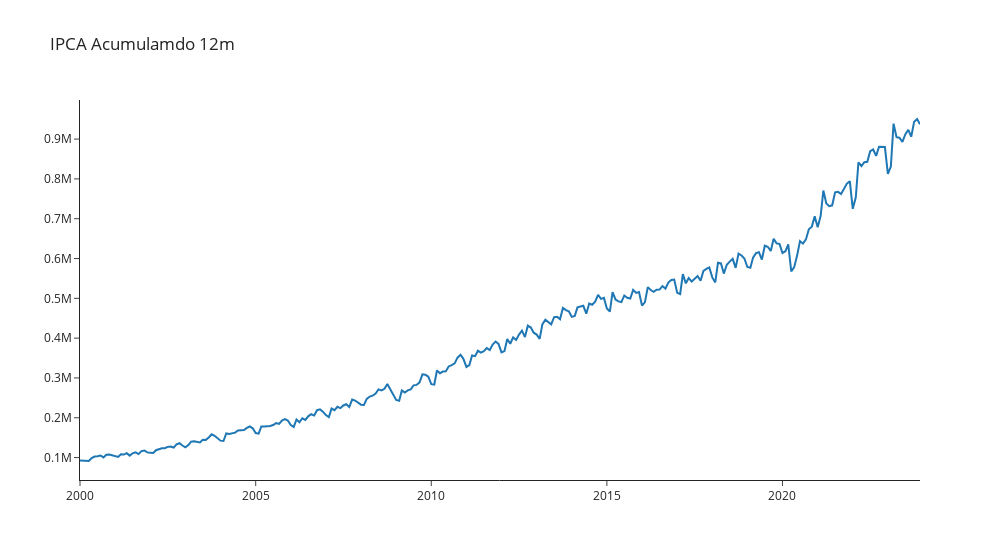

Notebook source saved alongside this figure:
### Code cell
plot_graph(ipca, 'IPCA Acumulamdo 12m')

### Figure 1 — Plotly figure (JSON) as saved in the notebook; plotly's stock layout.template omitted (floating-point values rounded to 4 significant figures; data arrays with more than 128 entries replaced by an {"elided": "..."} marker saying what was removed)
{"data": [{"type": "scatter", "x": {"elided": "288 str values"}, "y": {"elided": "288 float values"}}], "layout": {"title": {"text": "IPCA Acumulamdo 12m"}, "width": 1000}}
